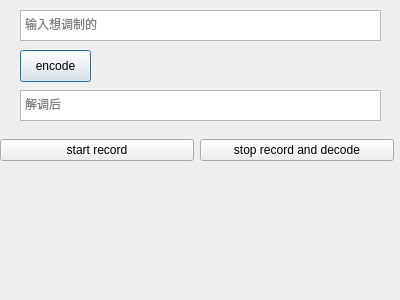
<?xml version="1.0" encoding="UTF-8"?>
<ui version="4.0">
 <class>Dialog</class>
 <widget class="QDialog" name="Dialog">
  <property name="geometry">
   <rect>
    <x>0</x>
    <y>0</y>
    <width>400</width>
    <height>300</height>
   </rect>
  </property>
  <property name="windowTitle">
   <string>Dialog</string>
  </property>
  <widget class="QPushButton" name="encode_button">
   <property name="geometry">
    <rect>
     <x>20</x>
     <y>50</y>
     <width>71</width>
     <height>32</height>
    </rect>
   </property>
   <property name="text">
    <string>encode</string>
   </property>
  </widget>
  <widget class="QTextEdit" name="encode_text">
   <property name="geometry">
    <rect>
     <x>20</x>
     <y>10</y>
     <width>361</width>
     <height>31</height>
    </rect>
   </property>
   <property name="placeholderText">
    <string>输入想调制的</string>
   </property>
  </widget>
  <widget class="QWidget" name="horizontalLayoutWidget">
   <property name="geometry">
    <rect>
     <x>0</x>
     <y>130</y>
     <width>394</width>
     <height>41</height>
    </rect>
   </property>
   <layout class="QHBoxLayout" name="horizontalLayout">
    <item>
     <widget class="QPushButton" name="start_record">
      <property name="text">
       <string>start record</string>
      </property>
     </widget>
    </item>
    <item>
     <widget class="QPushButton" name="stop_record">
      <property name="text">
       <string>stop record and decode</string>
      </property>
     </widget>
    </item>
   </layout>
  </widget>
  <widget class="QTextEdit" name="decode_text">
   <property name="geometry">
    <rect>
     <x>20</x>
     <y>90</y>
     <width>361</width>
     <height>31</height>
    </rect>
   </property>
   <property name="placeholderText">
    <string>解调后</string>
   </property>
  </widget>
 </widget>
 <resources/>
 <connections/>
</ui>
